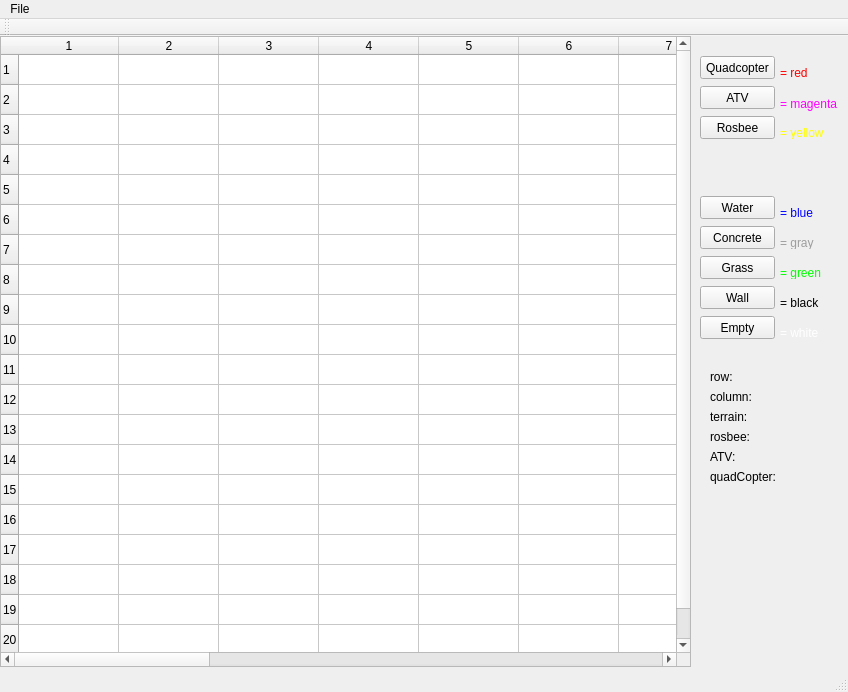
<?xml version="1.0" encoding="UTF-8"?>
<ui version="4.0">
 <class>MainWindow</class>
 <widget class="QMainWindow" name="MainWindow">
  <property name="geometry">
   <rect>
    <x>0</x>
    <y>0</y>
    <width>848</width>
    <height>692</height>
   </rect>
  </property>
  <property name="windowTitle">
   <string>MainWindow</string>
  </property>
  <widget class="QWidget" name="centralWidget">
   <widget class="QTableWidget" name="tableWidget">
    <property name="geometry">
     <rect>
      <x>0</x>
      <y>0</y>
      <width>691</width>
      <height>631</height>
     </rect>
    </property>
    <row>
     <property name="text">
      <string>1</string>
     </property>
    </row>
    <row>
     <property name="text">
      <string>2</string>
     </property>
    </row>
    <row>
     <property name="text">
      <string>3</string>
     </property>
    </row>
    <row>
     <property name="text">
      <string>4</string>
     </property>
    </row>
    <row>
     <property name="text">
      <string>5</string>
     </property>
    </row>
    <row>
     <property name="text">
      <string>6</string>
     </property>
    </row>
    <row>
     <property name="text">
      <string>7</string>
     </property>
    </row>
    <row>
     <property name="text">
      <string>8</string>
     </property>
    </row>
    <row>
     <property name="text">
      <string>9</string>
     </property>
    </row>
    <row>
     <property name="text">
      <string>10</string>
     </property>
    </row>
    <row>
     <property name="text">
      <string>11</string>
     </property>
    </row>
    <row>
     <property name="text">
      <string>12</string>
     </property>
    </row>
    <row>
     <property name="text">
      <string>13</string>
     </property>
    </row>
    <row>
     <property name="text">
      <string>14</string>
     </property>
    </row>
    <row>
     <property name="text">
      <string>15</string>
     </property>
    </row>
    <row>
     <property name="text">
      <string>16</string>
     </property>
    </row>
    <row>
     <property name="text">
      <string>17</string>
     </property>
    </row>
    <row>
     <property name="text">
      <string>18</string>
     </property>
    </row>
    <row>
     <property name="text">
      <string>19</string>
     </property>
    </row>
    <row>
     <property name="text">
      <string>20</string>
     </property>
    </row>
    <column>
     <property name="text">
      <string>1</string>
     </property>
    </column>
    <column>
     <property name="text">
      <string>2</string>
     </property>
    </column>
    <column>
     <property name="text">
      <string>3</string>
     </property>
    </column>
    <column>
     <property name="text">
      <string>4</string>
     </property>
    </column>
    <column>
     <property name="text">
      <string>5</string>
     </property>
    </column>
    <column>
     <property name="text">
      <string>6</string>
     </property>
    </column>
    <column>
     <property name="text">
      <string>7</string>
     </property>
    </column>
    <column>
     <property name="text">
      <string>8</string>
     </property>
    </column>
    <column>
     <property name="text">
      <string>9</string>
     </property>
    </column>
    <column>
     <property name="text">
      <string>10</string>
     </property>
    </column>
    <column>
     <property name="text">
      <string>11</string>
     </property>
    </column>
    <column>
     <property name="text">
      <string>12</string>
     </property>
    </column>
    <column>
     <property name="text">
      <string>13</string>
     </property>
    </column>
    <column>
     <property name="text">
      <string>14</string>
     </property>
    </column>
    <column>
     <property name="text">
      <string>15</string>
     </property>
    </column>
    <column>
     <property name="text">
      <string>16</string>
     </property>
    </column>
    <column>
     <property name="text">
      <string>17</string>
     </property>
    </column>
    <column>
     <property name="text">
      <string>18</string>
     </property>
    </column>
    <column>
     <property name="text">
      <string>19</string>
     </property>
    </column>
    <column>
     <property name="text">
      <string>20</string>
     </property>
    </column>
    <item row="0" column="0">
     <property name="text">
      <string/>
     </property>
    </item>
   </widget>
   <widget class="QPushButton" name="pushButtonWater">
    <property name="geometry">
     <rect>
      <x>700</x>
      <y>160</y>
      <width>75</width>
      <height>23</height>
     </rect>
    </property>
    <property name="text">
     <string>Water</string>
    </property>
   </widget>
   <widget class="QPushButton" name="pushButtonConcrete">
    <property name="geometry">
     <rect>
      <x>700</x>
      <y>190</y>
      <width>75</width>
      <height>23</height>
     </rect>
    </property>
    <property name="text">
     <string>Concrete</string>
    </property>
   </widget>
   <widget class="QPushButton" name="pushButtonGrass">
    <property name="geometry">
     <rect>
      <x>700</x>
      <y>220</y>
      <width>75</width>
      <height>23</height>
     </rect>
    </property>
    <property name="text">
     <string>Grass</string>
    </property>
   </widget>
   <widget class="QPushButton" name="pushButtonNone">
    <property name="geometry">
     <rect>
      <x>700</x>
      <y>280</y>
      <width>75</width>
      <height>23</height>
     </rect>
    </property>
    <property name="text">
     <string>Empty</string>
    </property>
   </widget>
   <widget class="QPushButton" name="pushButtonWall">
    <property name="geometry">
     <rect>
      <x>700</x>
      <y>250</y>
      <width>75</width>
      <height>23</height>
     </rect>
    </property>
    <property name="text">
     <string>Wall</string>
    </property>
   </widget>
   <widget class="QPushButton" name="pushButtonQuad">
    <property name="geometry">
     <rect>
      <x>700</x>
      <y>20</y>
      <width>75</width>
      <height>23</height>
     </rect>
    </property>
    <property name="text">
     <string>Quadcopter</string>
    </property>
   </widget>
   <widget class="QPushButton" name="pushButtonATV">
    <property name="geometry">
     <rect>
      <x>700</x>
      <y>50</y>
      <width>75</width>
      <height>23</height>
     </rect>
    </property>
    <property name="text">
     <string>ATV</string>
    </property>
   </widget>
   <widget class="QPushButton" name="pushButtonRosbee">
    <property name="geometry">
     <rect>
      <x>700</x>
      <y>80</y>
      <width>75</width>
      <height>23</height>
     </rect>
    </property>
    <property name="text">
     <string>Rosbee</string>
    </property>
   </widget>
   <widget class="QLabel" name="quadLabel">
    <property name="geometry">
     <rect>
      <x>780</x>
      <y>30</y>
      <width>47</width>
      <height>13</height>
     </rect>
    </property>
    <property name="palette">
     <palette>
      <active>
       <colorrole role="WindowText">
        <brush brushstyle="SolidPattern">
         <color alpha="255">
          <red>255</red>
          <green>0</green>
          <blue>0</blue>
         </color>
        </brush>
       </colorrole>
       <colorrole role="Base">
        <brush brushstyle="SolidPattern">
         <color alpha="255">
          <red>255</red>
          <green>255</green>
          <blue>255</blue>
         </color>
        </brush>
       </colorrole>
       <colorrole role="Window">
        <brush brushstyle="SolidPattern">
         <color alpha="255">
          <red>255</red>
          <green>255</green>
          <blue>255</blue>
         </color>
        </brush>
       </colorrole>
      </active>
      <inactive>
       <colorrole role="WindowText">
        <brush brushstyle="SolidPattern">
         <color alpha="255">
          <red>255</red>
          <green>0</green>
          <blue>0</blue>
         </color>
        </brush>
       </colorrole>
       <colorrole role="Base">
        <brush brushstyle="SolidPattern">
         <color alpha="255">
          <red>255</red>
          <green>255</green>
          <blue>255</blue>
         </color>
        </brush>
       </colorrole>
       <colorrole role="Window">
        <brush brushstyle="SolidPattern">
         <color alpha="255">
          <red>255</red>
          <green>255</green>
          <blue>255</blue>
         </color>
        </brush>
       </colorrole>
      </inactive>
      <disabled>
       <colorrole role="WindowText">
        <brush brushstyle="SolidPattern">
         <color alpha="255">
          <red>120</red>
          <green>120</green>
          <blue>120</blue>
         </color>
        </brush>
       </colorrole>
       <colorrole role="Base">
        <brush brushstyle="SolidPattern">
         <color alpha="255">
          <red>255</red>
          <green>255</green>
          <blue>255</blue>
         </color>
        </brush>
       </colorrole>
       <colorrole role="Window">
        <brush brushstyle="SolidPattern">
         <color alpha="255">
          <red>255</red>
          <green>255</green>
          <blue>255</blue>
         </color>
        </brush>
       </colorrole>
      </disabled>
     </palette>
    </property>
    <property name="text">
     <string>= red</string>
    </property>
   </widget>
   <widget class="QLabel" name="ATVLabel">
    <property name="geometry">
     <rect>
      <x>780</x>
      <y>60</y>
      <width>61</width>
      <height>16</height>
     </rect>
    </property>
    <property name="palette">
     <palette>
      <active>
       <colorrole role="WindowText">
        <brush brushstyle="SolidPattern">
         <color alpha="255">
          <red>255</red>
          <green>0</green>
          <blue>255</blue>
         </color>
        </brush>
       </colorrole>
      </active>
      <inactive>
       <colorrole role="WindowText">
        <brush brushstyle="SolidPattern">
         <color alpha="255">
          <red>255</red>
          <green>0</green>
          <blue>255</blue>
         </color>
        </brush>
       </colorrole>
      </inactive>
      <disabled>
       <colorrole role="WindowText">
        <brush brushstyle="SolidPattern">
         <color alpha="255">
          <red>120</red>
          <green>120</green>
          <blue>120</blue>
         </color>
        </brush>
       </colorrole>
      </disabled>
     </palette>
    </property>
    <property name="text">
     <string>= magenta</string>
    </property>
   </widget>
   <widget class="QLabel" name="rosbeeLabel">
    <property name="geometry">
     <rect>
      <x>780</x>
      <y>90</y>
      <width>47</width>
      <height>13</height>
     </rect>
    </property>
    <property name="palette">
     <palette>
      <active>
       <colorrole role="WindowText">
        <brush brushstyle="SolidPattern">
         <color alpha="255">
          <red>255</red>
          <green>255</green>
          <blue>0</blue>
         </color>
        </brush>
       </colorrole>
      </active>
      <inactive>
       <colorrole role="WindowText">
        <brush brushstyle="SolidPattern">
         <color alpha="255">
          <red>255</red>
          <green>255</green>
          <blue>0</blue>
         </color>
        </brush>
       </colorrole>
      </inactive>
      <disabled>
       <colorrole role="WindowText">
        <brush brushstyle="SolidPattern">
         <color alpha="255">
          <red>120</red>
          <green>120</green>
          <blue>120</blue>
         </color>
        </brush>
       </colorrole>
      </disabled>
     </palette>
    </property>
    <property name="text">
     <string>= yellow</string>
    </property>
   </widget>
   <widget class="QLabel" name="waterLabel">
    <property name="geometry">
     <rect>
      <x>780</x>
      <y>170</y>
      <width>47</width>
      <height>13</height>
     </rect>
    </property>
    <property name="palette">
     <palette>
      <active>
       <colorrole role="WindowText">
        <brush brushstyle="SolidPattern">
         <color alpha="255">
          <red>0</red>
          <green>0</green>
          <blue>255</blue>
         </color>
        </brush>
       </colorrole>
      </active>
      <inactive>
       <colorrole role="WindowText">
        <brush brushstyle="SolidPattern">
         <color alpha="255">
          <red>0</red>
          <green>0</green>
          <blue>255</blue>
         </color>
        </brush>
       </colorrole>
      </inactive>
      <disabled>
       <colorrole role="WindowText">
        <brush brushstyle="SolidPattern">
         <color alpha="255">
          <red>120</red>
          <green>120</green>
          <blue>120</blue>
         </color>
        </brush>
       </colorrole>
      </disabled>
     </palette>
    </property>
    <property name="text">
     <string>= blue</string>
    </property>
   </widget>
   <widget class="QLabel" name="concreteLabel">
    <property name="geometry">
     <rect>
      <x>780</x>
      <y>200</y>
      <width>47</width>
      <height>13</height>
     </rect>
    </property>
    <property name="palette">
     <palette>
      <active>
       <colorrole role="WindowText">
        <brush brushstyle="SolidPattern">
         <color alpha="255">
          <red>157</red>
          <green>157</green>
          <blue>157</blue>
         </color>
        </brush>
       </colorrole>
      </active>
      <inactive>
       <colorrole role="WindowText">
        <brush brushstyle="SolidPattern">
         <color alpha="255">
          <red>157</red>
          <green>157</green>
          <blue>157</blue>
         </color>
        </brush>
       </colorrole>
      </inactive>
      <disabled>
       <colorrole role="WindowText">
        <brush brushstyle="SolidPattern">
         <color alpha="255">
          <red>120</red>
          <green>120</green>
          <blue>120</blue>
         </color>
        </brush>
       </colorrole>
      </disabled>
     </palette>
    </property>
    <property name="text">
     <string>= gray</string>
    </property>
   </widget>
   <widget class="QLabel" name="grassLabel">
    <property name="geometry">
     <rect>
      <x>780</x>
      <y>230</y>
      <width>47</width>
      <height>13</height>
     </rect>
    </property>
    <property name="palette">
     <palette>
      <active>
       <colorrole role="WindowText">
        <brush brushstyle="SolidPattern">
         <color alpha="255">
          <red>0</red>
          <green>255</green>
          <blue>0</blue>
         </color>
        </brush>
       </colorrole>
      </active>
      <inactive>
       <colorrole role="WindowText">
        <brush brushstyle="SolidPattern">
         <color alpha="255">
          <red>0</red>
          <green>255</green>
          <blue>0</blue>
         </color>
        </brush>
       </colorrole>
      </inactive>
      <disabled>
       <colorrole role="WindowText">
        <brush brushstyle="SolidPattern">
         <color alpha="255">
          <red>120</red>
          <green>120</green>
          <blue>120</blue>
         </color>
        </brush>
       </colorrole>
      </disabled>
     </palette>
    </property>
    <property name="text">
     <string>= green</string>
    </property>
   </widget>
   <widget class="QLabel" name="wallLabel">
    <property name="geometry">
     <rect>
      <x>780</x>
      <y>260</y>
      <width>47</width>
      <height>13</height>
     </rect>
    </property>
    <property name="text">
     <string>= black</string>
    </property>
   </widget>
   <widget class="QLabel" name="NoneLabel">
    <property name="geometry">
     <rect>
      <x>780</x>
      <y>290</y>
      <width>47</width>
      <height>13</height>
     </rect>
    </property>
    <property name="palette">
     <palette>
      <active>
       <colorrole role="WindowText">
        <brush brushstyle="SolidPattern">
         <color alpha="255">
          <red>255</red>
          <green>255</green>
          <blue>255</blue>
         </color>
        </brush>
       </colorrole>
      </active>
      <inactive>
       <colorrole role="WindowText">
        <brush brushstyle="SolidPattern">
         <color alpha="255">
          <red>255</red>
          <green>255</green>
          <blue>255</blue>
         </color>
        </brush>
       </colorrole>
      </inactive>
      <disabled>
       <colorrole role="WindowText">
        <brush brushstyle="SolidPattern">
         <color alpha="255">
          <red>120</red>
          <green>120</green>
          <blue>120</blue>
         </color>
        </brush>
       </colorrole>
      </disabled>
     </palette>
    </property>
    <property name="text">
     <string>= white</string>
    </property>
   </widget>
   <widget class="QLabel" name="rowLabel">
    <property name="geometry">
     <rect>
      <x>710</x>
      <y>330</y>
      <width>131</width>
      <height>21</height>
     </rect>
    </property>
    <property name="text">
     <string>row:</string>
    </property>
   </widget>
   <widget class="QLabel" name="columnLabel">
    <property name="geometry">
     <rect>
      <x>710</x>
      <y>350</y>
      <width>131</width>
      <height>21</height>
     </rect>
    </property>
    <property name="text">
     <string>column:</string>
    </property>
   </widget>
   <widget class="QLabel" name="terrainLabel">
    <property name="geometry">
     <rect>
      <x>710</x>
      <y>370</y>
      <width>131</width>
      <height>21</height>
     </rect>
    </property>
    <property name="text">
     <string>terrain:</string>
    </property>
   </widget>
   <widget class="QLabel" name="rosbeeInfoLabel">
    <property name="geometry">
     <rect>
      <x>710</x>
      <y>390</y>
      <width>131</width>
      <height>21</height>
     </rect>
    </property>
    <property name="text">
     <string>rosbee:</string>
    </property>
   </widget>
   <widget class="QLabel" name="ATVInfoLabel">
    <property name="geometry">
     <rect>
      <x>710</x>
      <y>410</y>
      <width>131</width>
      <height>21</height>
     </rect>
    </property>
    <property name="text">
     <string>ATV:</string>
    </property>
   </widget>
   <widget class="QLabel" name="quadInfoLabel">
    <property name="geometry">
     <rect>
      <x>710</x>
      <y>430</y>
      <width>131</width>
      <height>21</height>
     </rect>
    </property>
    <property name="text">
     <string>quadCopter:</string>
    </property>
   </widget>
  </widget>
  <widget class="QMenuBar" name="menuBar">
   <property name="geometry">
    <rect>
     <x>0</x>
     <y>0</y>
     <width>848</width>
     <height>21</height>
    </rect>
   </property>
   <widget class="QMenu" name="menuMenu">
    <property name="title">
     <string>File</string>
    </property>
    <addaction name="actionSave"/>
    <addaction name="actionLoad"/>
    <addaction name="actionExit"/>
   </widget>
   <addaction name="menuMenu"/>
  </widget>
  <widget class="QToolBar" name="mainToolBar">
   <attribute name="toolBarArea">
    <enum>TopToolBarArea</enum>
   </attribute>
   <attribute name="toolBarBreak">
    <bool>false</bool>
   </attribute>
  </widget>
  <widget class="QStatusBar" name="statusBar"/>
  <action name="actionSave">
   <property name="text">
    <string>Save</string>
   </property>
  </action>
  <action name="actionLoad">
   <property name="text">
    <string>Load</string>
   </property>
  </action>
  <action name="actionExit">
   <property name="text">
    <string>Exit</string>
   </property>
  </action>
 </widget>
 <layoutdefault spacing="6" margin="11"/>
 <resources/>
 <connections/>
</ui>
